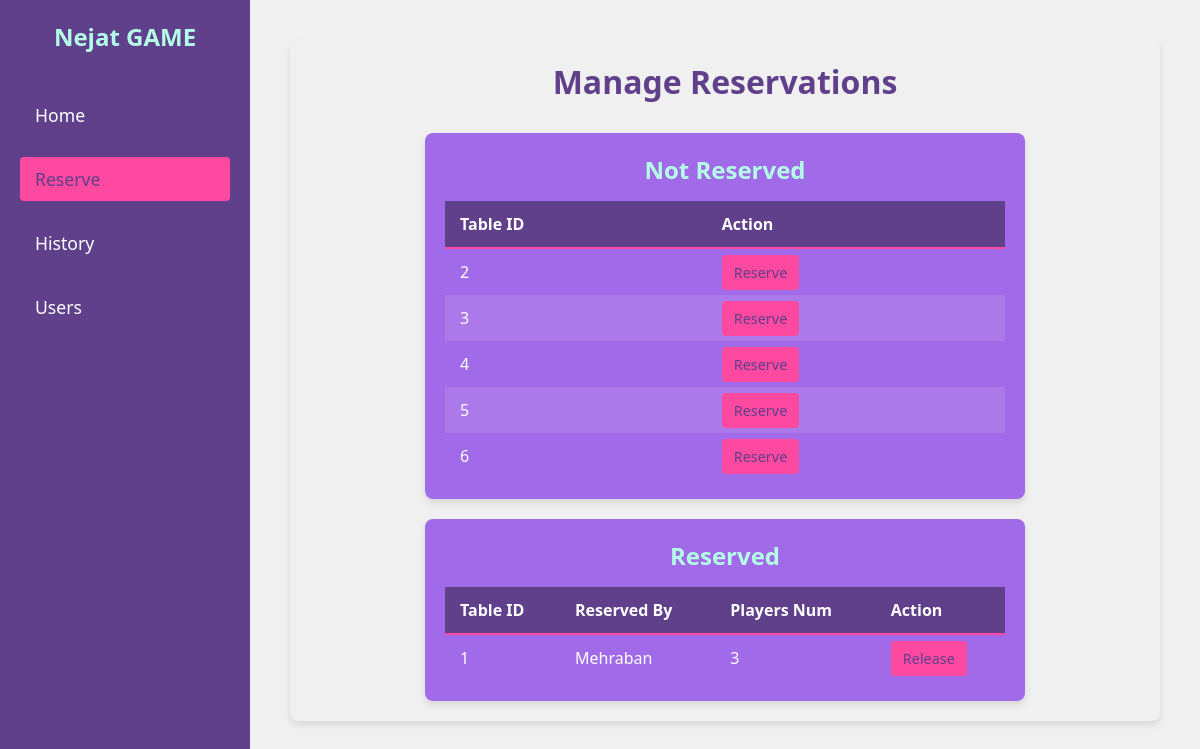
Screenshot of /reserve/ (signed in) with the database file from the repository.
### authy/models.py (models this page shows, shortened)
class Table(models.Model):
    number = models.IntegerField()
    is_reserved = models.BooleanField(default=False)

class Reserve(models.Model):
    reserver = models.TextField(null=True, blank=True)
    table = models.ForeignKey(Table, on_delete=models.CASCADE)
    players_num = models.IntegerField(null=True, blank=True)
    reserve_time = models.DateTimeField(auto_now_add=True)
    is_ended = models.BooleanField(default=False)
    price = models.DecimalField(max_digits=9, decimal_places=2, null=True, blank=True)
    reserve_end_time = models.DateTimeField(null=True, blank=True)

### authy/views.py (the view)
# urls.py: path('reserve/', authy.views.reserve_page, name='reserve'),
@login_required
def reserve_page(request):
    reserved_tables = Reserve.objects.filter(is_ended=False)
    not_reserved_tables = Table.objects.filter(is_reserved=False)
    context = {
        'reserved_tables': reserved_tables,
        'not_reserved_tables': not_reserved_tables,
    }
    return render(request, 'reserve.html', context)

### templates/reserve.html (shortened to what this page needs)
{% extends 'base.html' %}
{% block content %}
    <section class="reserve-section">
        <h2>Manage Reservations</h2>
        <div class="tables-container">
            <div class="table-wrapper not-reserved">
                <h3>Not Reserved</h3>
                <table>
                    <thead>
                        <tr>
                            <th>Table ID</th>
                            <th>Action</th>
                        </tr>
                    </thead>
                    <tbody>
                        {% for table in not_reserved_tables %}
                            <tr>
                                <td>{{ table.number }}</td>
                                <td><a style="text-decoration: none" href="{% url 'reserve_form' table_number=table.number %}" class="reserve-btn">Reserve</a></td>
                            </tr>
                        {% empty %}
                            <tr>
                                <td colspan="3">All tables are reserved!</td>
                            </tr>
                        {% endfor %}
                    </tbody>
                </table>
            </div>
            <div class="table-wrapper reserved">
                <h3>Reserved</h3>
                <table>
                    <thead>
                        <tr>
                            <th>Table ID</th>
                            <th>Reserved By</th>
                            <th>Players Num</th>
                            <th>Action</th>
                        </tr>
                    </thead>
                    <tbody>
                        {% for table in reserved_tables %}
                            <tr>
                                <td>{{ table.table.number }}</td>
                                <td>{{ table.reserver }}</td>
                                <td>{{ table.players_num }}</td>
                                <td><a style="text-decoration: none" href="{% url 'release_form' table.id %}" class="release-btn">Release</a></td>
                            </tr>
                        {% empty %}
                            <tr>
                                <td colspan="4">No tables are currently reserved.</td>
                            </tr>
                        {% endfor %}
                    </tbody>
                </table>
            </div>
        </div>
    </section>
{% endblock %}

### static/styles.css (style rules this page uses)
:root { --primary-color: #603f8b; --accent-color: #b4fee7; --secondary-color: #a16ae8; --highlight-color: #fd49a0; --text-color: #ffffff; --background-color: #f0f0f0; }
* { margin: 0; padding: 0; box-sizing: border-box; font-family: 'Segoe UI', Tahoma, Geneva, Verdana, sans-serif; }
body { background-color: var(--background-color); color: var(--text-color); }
.reserve-section { padding: 20px; background-color: var(--background-color); border-radius: 8px; box-shadow: 0 4px 6px rgba(0, 0, 0, 0.1); }
.reserve-section h2 { color: var(--primary-color); margin-bottom: 30px; text-align: center; font-size: 2em; }
.tables-container { display: flex; gap: 20px; flex-wrap: wrap; justify-content: center; }
.table-wrapper { background-color: var(--secondary-color); padding: 20px; border-radius: 8px; flex: 1 1 450px; max-width: 600px; box-shadow: 0 4px 6px rgba(0, 0, 0, 0.1); }
.table-wrapper h3 { color: var(--accent-color); margin-bottom: 15px; text-align: center; font-size: 1.5em; }
.table-wrapper table { width: 100%; border-collapse: collapse; }
.table-wrapper th, .table-wrapper td { padding: 12px 15px; text-align: left; }
.table-wrapper th { background-color: var(--primary-color); color: var(--text-color); font-size: 1em; border-bottom: 2px solid var(--highlight-color); }
.table-wrapper tbody tr:nth-child(even) { background-color: rgba(255, 255, 255, 0.1); }
.reserve-btn, .release-btn { padding: 8px 12px; border: none; border-radius: 4px; cursor: pointer; font-size: 0.9em; transition: background-color 0.3s, transform 0.2s; }
.reserve-btn { background-color: var(--highlight-color); color: var(--primary-color); }
.release-btn { background-color: var(--highlight-color); color: var(--primary-color); }

### rows the page displays
Table: number "2"
Table: number "3"
Table: number "4"
Table: number "5"
Table: number "6"
Reserve: table.number "1", reserver "Mehraban", players_num "3"
